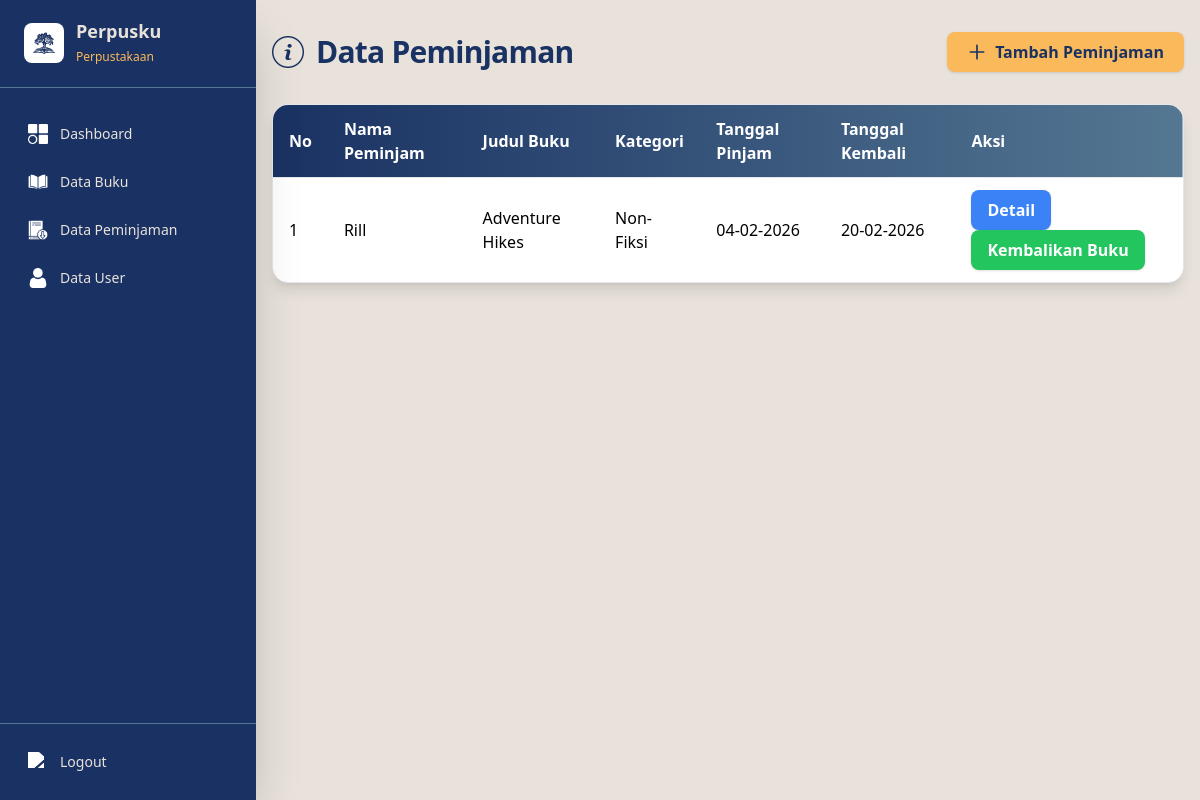
/view/admin/transaksi.php (signed in), run on the app's committed database.
### tables this page shows
CREATE TABLE `peminjaman` (
  `id_peminjaman` int(11) NOT NULL,
  `id_user` int(11) NOT NULL,
  `tanggal_pinjam` date NOT NULL,
  `tanggal_kembali` date NOT NULL
);

CREATE TABLE `users` (
  `id_user` int(11) NOT NULL,
  `nama` varchar(100) NOT NULL,
  `username` varchar(50) NOT NULL,
  `password` varchar(255) NOT NULL,
  `role` enum('admin','user') NOT NULL,
  `created_at` datetime DEFAULT current_timestamp()
);

CREATE TABLE `buku` (
  `id_buku` int(11) NOT NULL,
  `cover` varchar(255) NOT NULL,
  `judul` varchar(150) NOT NULL,
  `kategori` varchar(255) NOT NULL,
  `penulis` varchar(100) DEFAULT NULL,
  `tahun` year(4) DEFAULT NULL,
  `stok` int(11) NOT NULL,
  `created_at` datetime DEFAULT current_timestamp()
);

### view/admin/transaksi.php (the view, shortened to what this page needs)
<?php
include_once '../../model/koneksi.php';
$query = "SELECT
    p.id_peminjaman,
    u.id_user,
    u.nama as nama_user,
    b.judul,
    b.kategori,
    b.penulis,
    b.cover,
    p.tanggal_pinjam,
    p.tanggal_kembali
FROM peminjaman p
JOIN users u ON p.id_user = u.id_user
JOIN detail_peminjaman dp ON p.id_peminjaman = dp.id_peminjaman
JOIN buku b ON dp.id_buku = b.id_buku
ORDER BY p.tanggal_pinjam DESC
";
$result = mysqli_query($koneksi, $query);
?>
<!DOCTYPE html>
<html lang="id">
<head>
    <script src="https://cdn.tailwindcss.com"></script>
</head>
<body class="bg-perpusku4">
    <?php include '../partials/admin_sidebar.php'; ?>
    <div id="mainContent" class="md:ml-64 transition-all duration-300 min-h-screen">
        <div class="max-w-6xl mx-auto px-4 py-8">
            <div class="flex items-center justify-between mb-8">
                <div class="flex items-center gap-3">
                    <img src="../../public/image/info.png" class="w-8 h-8" />
                    <h2 class="text-3xl font-extrabold text-perpusku1 tracking-tight">Data Peminjaman</h2>
                </div>
                <a href="crud_transaksi.php" class="inline-flex items-center gap-2 px-5 py-2 bg-perpusku3 text-perpusku1 font-semibold rounded-lg shadow hover:bg-yellow-400 transition">
                    <svg class="w-5 h-5" fill="none" stroke="currentColor" stroke-width="2" viewBox="0 0 24 24"><path stroke-linecap="round" stroke-linejoin="round" d="M12 4v16m8-8H4"/></svg>
                    Tambah Peminjaman
                </a>
            </div>
            <div id="tableSection" class="overflow-x-auto rounded-2xl shadow-lg bg-white border border-gray-200">
                <table class="min-w-full">
                    <thead class="bg-gradient-to-r from-perpusku1 to-perpusku2 text-white">
                        <tr>
                            <th class="px-4 py-3 border-b text-left font-semibold">No</th>
                            <th class="px-4 py-3 border-b text-left font-semibold">Nama Peminjam</th>
                            <th class="px-4 py-3 border-b text-left font-semibold">Judul Buku</th>
                             <th class="px-4 py-3 border-b text-left font-semibold">Kategori</th>
                            <th class="px-4 py-3 border-b text-left font-semibold">Tanggal Pinjam</th>
                            <th class="px-4 py-3 border-b text-left font-semibold">Tanggal Kembali</th>
                            <th class="px-4 py-3 border-b text-left font-semibold">Aksi</th>
                        </tr>
                    </thead>
                    <tbody class="divide-y divide-gray-100">
                                                <?php
                                                $no = 1;
                                                while ($row = mysqli_fetch_assoc($result)) {
                                                        echo "<tr>";
                                                        echo "<td class='px-4 py-3'>{$no}</td>";
                                                        echo "<td class='px-4 py-3'>".htmlspecialchars($row['nama_user'])."</td>";
                                                        echo "<td class='px-4 py-3'>{$row['judul']}</td>";
                                                        echo "<td class='px-4 py-3'>{$row['kategori']}</td>";
                                                        echo "<td class='px-4 py-3'>".date('d-m-Y', strtotime($row['tanggal_pinjam']))."</td>";
                                                        echo "<td class='px-4 py-3'>".date('d-m-Y', strtotime($row['tanggal_kembali']))."</td>";
                                                        echo "<td class='px-4 py-3'>
                        <button
                            onclick=\"setDetailData('{$row['id_peminjaman']}', '{$row['nama_user']}', '{$row['id_user']}', '{$row['tanggal_pinjam']}', '{$row['tanggal_kembali']}', '{$row['judul']}', '{$row['kategori']}', '{$row['penulis']}', '{$row['cover']}')\"
                            class='bg-blue-500 hover:bg-blue-600 text-white px-4 py-2 rounded-lg font-semibold shadow transition mr-2'
                            data-judul='{$row['judul']}'
                            data-kategori='{$row['kategori']}'
                            data-penulis='{$row['penulis']}'
                            data-cover='{$row['cover']}'
                        >Detail</button>
                        <button onclick=\"setReturnData('{$row['id_peminjaman']}', '{$row['nama_user']}', '{$row['id_user']}', '{$row['judul']}', '{$row['kategori']}', '{$row['penulis']}', '{$row['cover']}', '{$row['tanggal_pinjam']}', '{$row['tanggal_kembali']}')\" class='bg-green-500 hover:bg-green-600 text-white px-4 py-2 rounded-lg font-semibold shadow transition'>Kembalikan Buku</button>
                    </td>";
                                                        echo "</tr>";
                                                        $no++;
                                                }
                                                ?>
                    </tbody>
                </table>
            </div>
        </div>
</body>
</html>

### data on the page
peminjaman: id_user.nama "Rill", buku.judul "Adventure Hikes", buku.kategori "Non-Fiksi", tanggal_pinjam "04-02-2026", tanggal_kembali "20-02-2026"
